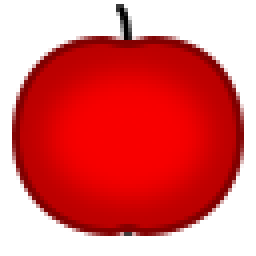
#> input picture apple.png, 64 x 64 px, given in place of tmp.png, which was not available (shown 4 times larger)
$ python make_sprites.py
#> lines starting #> are read from the running program, lines starting #| are printed output that depends on the picture
import subprocess
import tempfile
import sys
import os
from pathlib import Path
import zipfile

from PIL import Image

DEST_FILENAME = 'sprites.png'
SRC_FILENAME = 'sprites.svg'
APPLE_FILENAME = 'apple.png'
TILE_FILENAME_PATTERN = '{}-{}.png'
TILE_DIRNAME = 'snake-tiles'
ZIP_FILENAME = 'snake-tiles.zip'

Path(TILE_DIRNAME).mkdir(exist_ok=True)

TILE_SIZE = 64
MARGIN = 8
TILE_SIZE2 = TILE_SIZE + MARGIN*2

MAP = {
    (0, 0): (0, 1, None),
    (1, 0): (0, 0, Image.ROTATE_180),
    (2, 0): (0, 0, None),
    (3, 0): (0, 0, Image.ROTATE_90),
    (4, 0): (0, 0, Image.ROTATE_270),
    (5, 0): (0, 1, None),
    (6, 0): (1, 1, None),

    (0, 1): (2, 0, Image.ROTATE_180),
    (1, 1): (1, 0, None),
    (2, 1): (1, 0, None),
    (3, 1): (3, 1, Image.ROTATE_270),
    (4, 1): (3, 1, Image.ROTATE_180),
    (5, 1): (3, 0, Image.ROTATE_90),
    (6, 1): (2, 1, None),

    (0, 2): (2, 0, None),
    (1, 2): (1, 0, None),
    (2, 2): (1, 0, None),
    (3, 2): (3, 1, None),
    (4, 2): (3, 1, Image.ROTATE_90),
    (5, 2): (3, 0, Image.ROTATE_270),
    (6, 2): (2, 1, Image.ROTATE_180),

    (0, 3): (2, 0, Image.ROTATE_90),
    (1, 3): (3, 1, Image.ROTATE_90),
    (2, 3): (3, 1, Image.ROTATE_180),
    (3, 3): (1, 0, Image.ROTATE_90),
    (4, 3): (1, 0, Image.ROTATE_90),
    (5, 3): (3, 0, None),
    (6, 3): (2, 1, Image.ROTATE_270),

    (0, 4): (2, 0, Image.ROTATE_270),
    (1, 4): (3, 1, None),
    (2, 4): (3, 1, Image.ROTATE_270),
    (3, 4): (1, 0, Image.ROTATE_90),
    (4, 4): (1, 0, Image.ROTATE_90),
    (5, 4): (3, 0, Image.ROTATE_180),
    (6, 4): (2, 1, Image.ROTATE_90),

    (0, 5): (0, 2, Image.ROTATE_180),
}

DIRNAMES_Y = [
    'end',
    'right',
    'left',
    'bottom',
    'top',
]
DIRNAMES_X = (
    'end',
    'left',
    'right',
    'top',
    'bottom',
    'tongue',
    'dead',
)

with tempfile.TemporaryDirectory() as tmpdir:
    tmp_path = tmpdir + '/tmp.png'
    subprocess.run(['inkscape',
                    '--export-png', tmp_path,
                    '--export-width', str(TILE_SIZE*4),
                    '--export-height', str(TILE_SIZE*3),
                    SRC_FILENAME],
                   check=True)
#> (this line was passed over: subprocess is not available in this run)

    src = Image.open(tmp_path).transpose(Image.FLIP_TOP_BOTTOM)
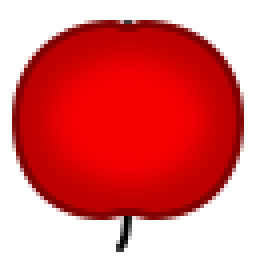
#> src: PIL image 64x64 RGBA (shown 4 times larger); mean R, G, B, A 122.8, 0, 0, 151.6; transparent parts drawn white

dest = Image.new('RGBA', (TILE_SIZE2*7, TILE_SIZE2*6), color=(0, 0, 0, 0))
#> dest: PIL image 560x480 RGBA; every value is 0

with zipfile.ZipFile(ZIP_FILENAME, mode='w') as archive:

    for (x, y), (u, v, r) in MAP.items():
        src_box = (u*TILE_SIZE, v*TILE_SIZE, (u+1)*TILE_SIZE, (v+1)*TILE_SIZE)
        src_crop = src.crop(src_box)
        if r is not None:
            src_crop = src_crop.transpose(r)

        basename = None
        if (x, y) == (0, 5):
            filename = APPLE_FILENAME
        else:
            basename = TILE_FILENAME_PATTERN.format(DIRNAMES_Y[y],
                                                    DIRNAMES_X[x])
            filename = os.path.join(TILE_DIRNAME, basename)
        src_crop.save(filename)
        if basename:
            archive.write(filename, filename)
        print('Individual image saved to', filename, file=sys.stderr)

        for dx, dy in (1, 0), (-1, 0), (0, 1), (0, -1):
            for i in range(MARGIN, -1, -1):
                dest.paste(src_crop, (x*TILE_SIZE2+dx*i+MARGIN,
                                    y*TILE_SIZE2+dy*i+MARGIN))
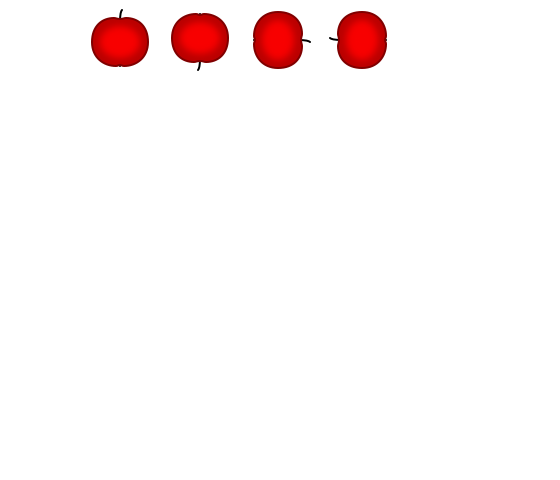
#> dest: PIL image 560x480 RGBA; mean R, G, B, A 7.5, 0, 0, 9.2; transparent parts drawn white

dest.transpose(Image.FLIP_TOP_BOTTOM).save(DEST_FILENAME)
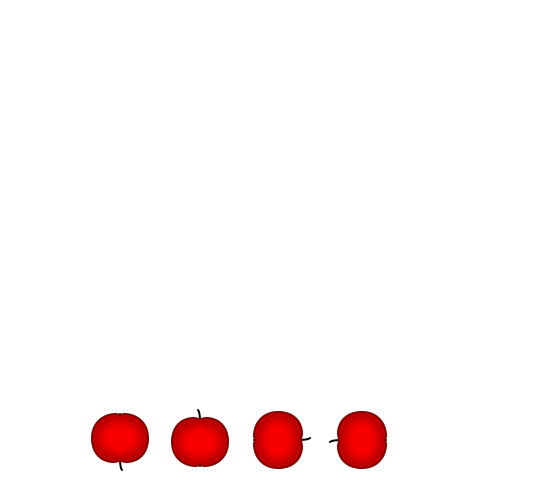
#> saved as sprites.png: PIL image 560x480 RGBA; mean R, G, B, A 7.5, 0, 0, 9.2; transparent parts drawn white

print('Output saved to', DEST_FILENAME, file=sys.stderr)
